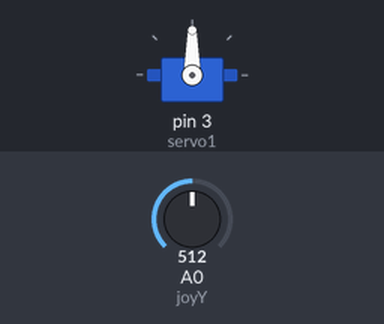
Bench run of a sketch on a simulated Arduino Uno, built with avr-gcc and run on an emulated ATmega328P. Shown: servo. Inputs (shaded band) come from the test bench; at power-on: A0 (joyY) = 512.

Above: at 1.2 s.
1.3 s: A0 (joyY) set to 716
At 2.0 s:
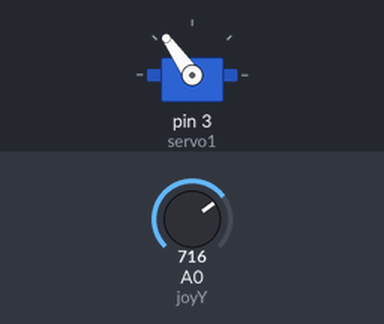
2.8 s: A0 (joyY) set to 900
At 4.0 s:
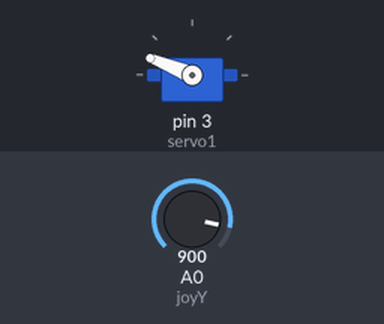
4.3 s: A0 (joyY) set to 1023
At 5.4 s:
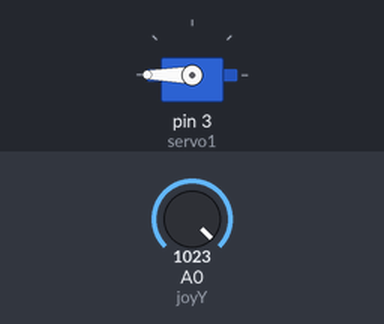
5.8 s: A0 (joyY) set to 306
At 6.3 s:
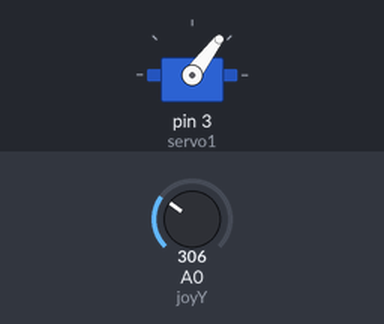
7.3 s: A0 (joyY) set to 122
At 7.7 s:
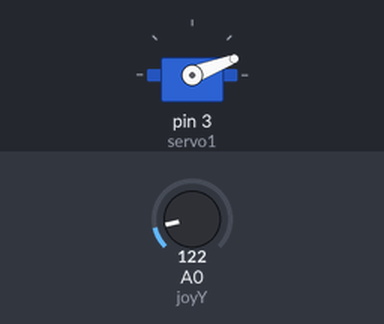
Timing chart, 0 to 9.8 s (numbered marks = the images above; inputs shaded):
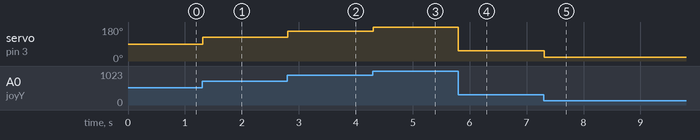

The sketch:

joystickservo.ino.ino
```cpp
#include <Servo.h>

Servo servo1;


int joyY = 0;

int joyVal;

void setup() {
  // put your setup code here, to run once:
servo1.attach(3);
}

void loop() {
  // put your main code here, to run repeatedly:
  joyVal = analogRead(joyY);
  joyVal = map (joyVal, 0, 1023, 0, 180);
  servo1.write(joyVal);
  delay(15);
}
```

Measured:
- after the input at 1.3 s, servo on pin 3 (servo1): 90° → 125° at once
- after the input at 2.8 s, servo on pin 3 (servo1): 125° → 158° at once
- after the input at 4.3 s, servo on pin 3 (servo1): 158° → 180° at once
- after the input at 5.8 s, servo on pin 3 (servo1): 180° → 53° at once
- after the input at 7.3 s, servo on pin 3 (servo1): 53° → 21° at once
